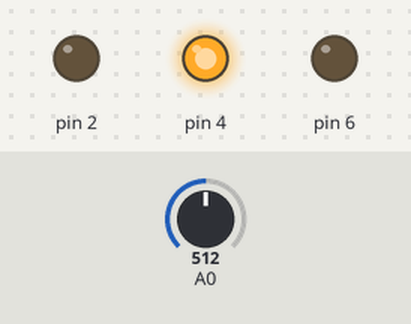
This sketch was run on a simulated Arduino Uno, built with avr-gcc and run on an emulated ATmega328P. Parts: output pins drawn as LEDs (lit = HIGH). The inputs (shaded band) are chosen by the test bench; at power-on: A0 = 512.

Above: at 1.2 s.
1.3 s: A0 set to 313
2.8 s: A0 set to 290
At 3.4 s:
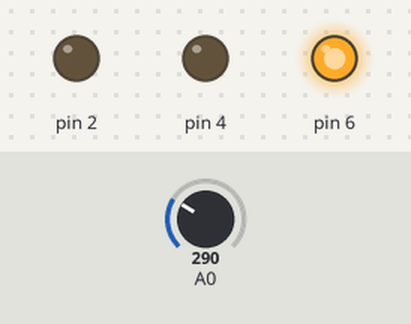
4.3 s: A0 set to 910
At 4.6 s:
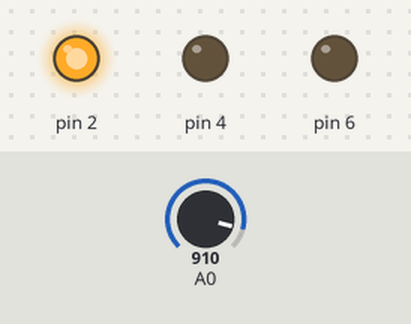
5.8 s: A0 set to 883
At 6.9 s:
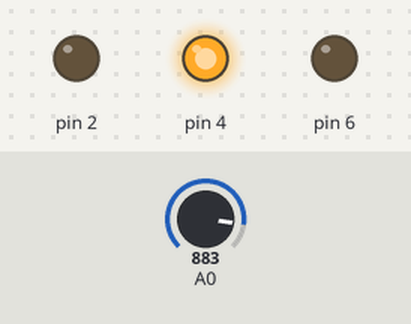
7.3 s: A0 set to 1023
At 8.0 s:
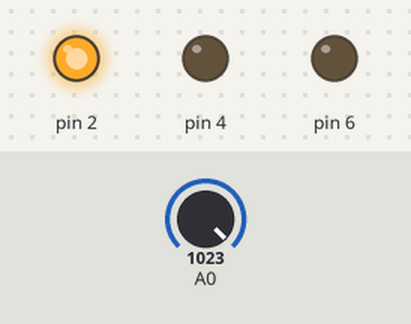
Timing chart, 0 to 9.8 s (numbered marks = the images above; inputs shaded):
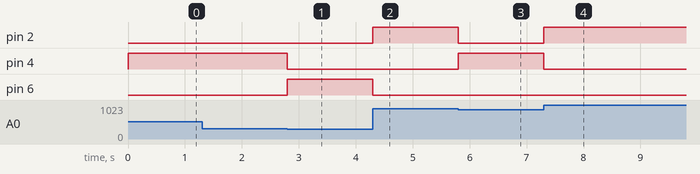

Measured:
- the behaviour switches between 300 and 299 on A0 (found by bisection; images 0 and 1)
- the behaviour switches between 900 and 899 on A0 (found by bisection; images 2 and 3)
- after the input at 1.3 s, every drawn part: stays the same
- after the input at 2.8 s, pin 4: HIGH → LOW at once; pin 6: LOW → HIGH at once
- after the input at 4.3 s, pin 2: LOW → HIGH at once; pin 6: HIGH → LOW at once
- after the input at 5.8 s, pin 2: HIGH → LOW at once; pin 4: LOW → HIGH at once
- after the input at 7.3 s, pin 2: LOW → HIGH at once; pin 4: HIGH → LOW at once

The sketch:

exc41.ino
```cpp
// C++ code
//
int valor;
void setup()
{
  pinMode(6, OUTPUT);
  pinMode(4, OUTPUT);
  pinMode(2, OUTPUT);

}

void loop()
{
  valor = analogRead(A0);
  if(valor < 300){
    digitalWrite(6, HIGH);
    digitalWrite(4, LOW);
    digitalWrite(2, LOW);
  }
  if(valor > 300 and valor < 900){
    digitalWrite(6, LOW);
    digitalWrite(4, HIGH);
    digitalWrite(2, LOW);
  }
  if(valor > 900){
    digitalWrite(6, LOW);
    digitalWrite(4, LOW);
    digitalWrite(2, HIGH);
  }
}
  
```
